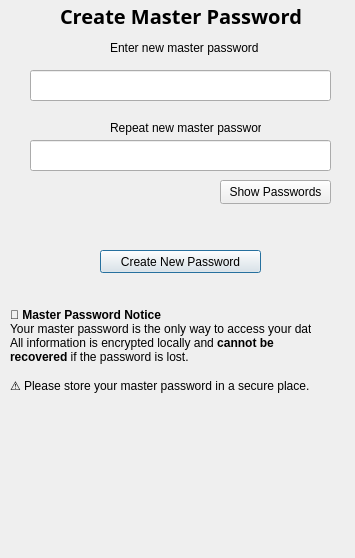
<?xml version="1.0" encoding="UTF-8"?>
<ui version="4.0">
 <class>Dialog</class>
 <widget class="QDialog" name="Dialog">
  <property name="geometry">
   <rect>
    <x>0</x>
    <y>0</y>
    <width>355</width>
    <height>558</height>
   </rect>
  </property>
  <property name="windowTitle">
   <string>Dialog</string>
  </property>
  <widget class="QLabel" name="label">
   <property name="geometry">
    <rect>
     <x>60</x>
     <y>0</y>
     <width>251</width>
     <height>31</height>
    </rect>
   </property>
   <property name="font">
    <font>
     <family>Gotham Pro</family>
     <pointsize>15</pointsize>
     <bold>true</bold>
    </font>
   </property>
   <property name="text">
    <string>Create Master Password</string>
   </property>
  </widget>
  <widget class="QPushButton" name="create_master_password">
   <property name="geometry">
    <rect>
     <x>100</x>
     <y>250</y>
     <width>161</width>
     <height>23</height>
    </rect>
   </property>
   <property name="text">
    <string>Create New Password</string>
   </property>
  </widget>
  <widget class="QLineEdit" name="new_password">
   <property name="geometry">
    <rect>
     <x>30</x>
     <y>70</y>
     <width>301</width>
     <height>31</height>
    </rect>
   </property>
  </widget>
  <widget class="QLabel" name="label_3">
   <property name="geometry">
    <rect>
     <x>110</x>
     <y>40</y>
     <width>151</width>
     <height>16</height>
    </rect>
   </property>
   <property name="text">
    <string>Enter new master password</string>
   </property>
  </widget>
  <widget class="QLineEdit" name="repeat_password">
   <property name="geometry">
    <rect>
     <x>30</x>
     <y>140</y>
     <width>301</width>
     <height>31</height>
    </rect>
   </property>
  </widget>
  <widget class="QLabel" name="label_4">
   <property name="geometry">
    <rect>
     <x>110</x>
     <y>120</y>
     <width>151</width>
     <height>16</height>
    </rect>
   </property>
   <property name="text">
    <string>Repeat new master password</string>
   </property>
  </widget>
  <widget class="QLabel" name="label_2">
   <property name="geometry">
    <rect>
     <x>10</x>
     <y>300</y>
     <width>301</width>
     <height>101</height>
    </rect>
   </property>
   <property name="text">
    <string>&lt;html&gt;&lt;head/&gt;&lt;body&gt;&lt;p&gt;&lt;span style=&quot; font-weight:700;&quot;&gt;🔐 Master Password Notice&lt;/span&gt;&lt;br/&gt;Your master password is the only way to access your data.&lt;br/&gt;All information is encrypted locally and &lt;span style=&quot; font-weight:700;&quot;&gt;cannot be &lt;br/&gt;recovered&lt;/span&gt; if the password is lost.&lt;br/&gt;&lt;br/&gt;⚠️ Please store your master password in a secure place.&lt;/p&gt;&lt;/body&gt;&lt;/html&gt;</string>
   </property>
  </widget>
  <widget class="QPushButton" name="toggle_password_btn">
   <property name="geometry">
    <rect>
     <x>220</x>
     <y>180</y>
     <width>111</width>
     <height>24</height>
    </rect>
   </property>
   <property name="text">
    <string>Show Passwords</string>
   </property>
   <property name="checkable">
    <bool>true</bool>
   </property>
  </widget>
 </widget>
 <resources/>
 <connections/>
</ui>
